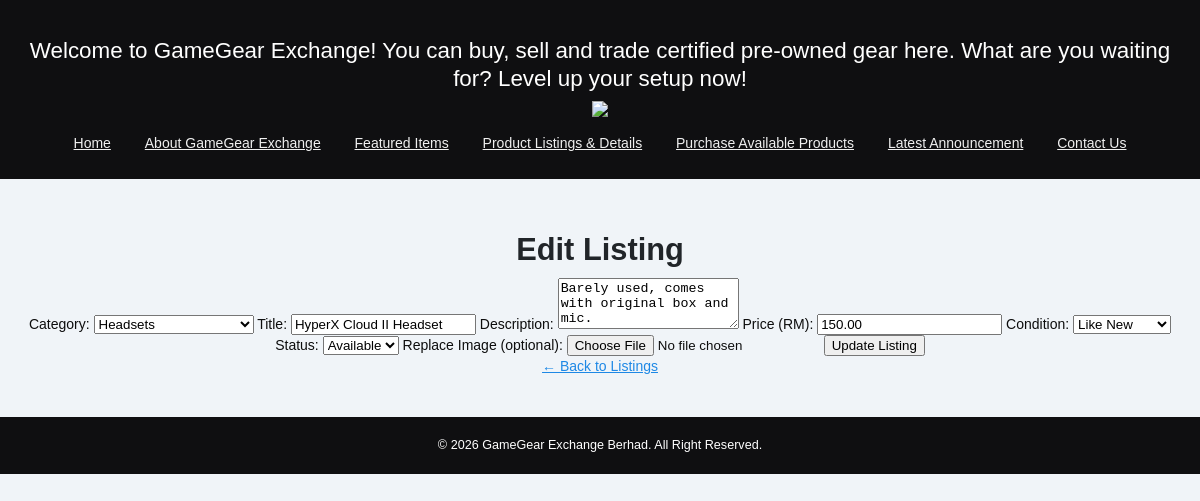
The page /gamegear/listings/edit.php?id=3 on the database its author committed.
### tables this page shows
CREATE TABLE listings (
    listing_id INT AUTO_INCREMENT PRIMARY KEY,
    seller_id INT NULL,
    category_id INT NOT NULL,
    title VARCHAR(150) NOT NULL,
    description TEXT,
    price DECIMAL(10,2) NOT NULL,
    item_condition ENUM('New','Like New','Used - Good','Used - Fair') NOT NULL DEFAULT 'Used - Good',
    image_path VARCHAR(255),
    status ENUM('Available','Sold') NOT NULL DEFAULT 'Available',
    is_featured TINYINT(1) NOT NULL DEFAULT 0,
    views INT NOT NULL DEFAULT 0,
    created_at TIMESTAMP DEFAULT CURRENT_TIMESTAMP,
    FOREIGN KEY (seller_id) REFERENCES users(user_id) ON DELETE SET NULL,
    FOREIGN KEY (category_id) REFERENCES categories(category_id)
);

### gamegear/listings/edit.php (the view, shortened to what this page needs)
<?php include('../includes/db.php'); ?>
<!DOCTYPE html>
<html lang="en">
<head>
    <link rel="stylesheet" href="../style/style.css">
</head>
<body>
    <?php include('../content/header.php'); ?>
    <?php include('../content/navigation.php'); ?>
    <div id="contentWrapper">
        <h1>Edit Listing</h1>
        <?php
        if (!isset($_GET['id']) || !is_numeric($_GET['id'])) {
            echo "<p>No listing selected. <a href='index.php'>Back to Listings</a></p>";
        } else {
            $id = $_GET['id'];
            $stmt = mysqli_prepare($conn, "SELECT * FROM listings WHERE listing_id = ?");
            mysqli_stmt_bind_param($stmt, "i", $id);
            mysqli_stmt_execute($stmt);
            $result = mysqli_stmt_get_result($stmt);
            $listing = mysqli_fetch_assoc($result);
            if ($listing) {
                ?>
                <form action="edit.php?id=<?php echo $id; ?>" method="post" enctype="multipart/form-data">
                    <label for="category_id">Category:</label>
                    <select name="category_id" id="category_id">
                        <?php
                        $cat_result = mysqli_query($conn, "SELECT * FROM categories");
                        while ($cat = mysqli_fetch_assoc($cat_result)) {
                            $selected = ($cat['category_id'] == $listing['category_id']) ? "selected" : "";
                            echo "<option value='" . $cat['category_id'] . "' $selected>" . htmlspecialchars($cat['category_name']) . "</option>";
                        }
                        ?>
                    </select>
                    <label for="title">Title:</label>
                    <input type="text" name="title" id="title" value="<?php echo htmlspecialchars($listing['title']); ?>" required>
                    <label for="description">Description:</label>
                    <textarea name="description" id="description" rows="3"><?php echo htmlspecialchars($listing['description']); ?></textarea>
                    <label for="price">Price (RM):</label>
                    <input type="number" step="0.01" name="price" id="price" value="<?php echo $listing['price']; ?>" required>
                    <label for="item_condition">Condition:</label>
                    <select name="item_condition" id="item_condition">
                        <?php
                        $conditions = array('New', 'Like New', 'Used - Good', 'Used - Fair');
                        foreach ($conditions as $c) {
                            $selected = ($c == $listing['item_condition']) ? "selected" : "";
                            echo "<option value='$c' $selected>$c</option>";
                        }
                        ?>
                    </select>
                    <label for="status">Status:</label>
                    <select name="status" id="status">
                        <option value="Available" <?php echo ($listing['status'] == 'Available') ? 'selected' : ''; ?>>Available</option>
                    </select>
                    <label for="image">Replace Image (optional):</label>
                    <input type="file" name="image" id="image" accept="image/*">
                    <button type="submit" name="update_listing" class="button">Update Listing</button>
                </form>
                <?php
            } else {
                echo "<p>Listing not found.</p>";
            }
        }
        ?>
        <a href="index.php">&larr; Back to Listings</a>
    </div>
    <?php include('../content/footer.php'); ?>
</body>
</html>

### gamegear/content/header.php
<?php
if (!isset($pageTitle)) {
	$pageTitle = "Welcome to GameGear Exchange! You can buy, sell and trade certified pre-owned gear here. What are you waiting for? Level up your setup now!";
}
?>
<header id="pageHeader">
	<h1><?php echo $pageTitle; ?></h1>
	<img src="http://localhost/gamegear/images/header.jpg" width="100%">
</header>

### gamegear/content/navigation.php
<nav id="topNavigation">
	<ul>
		<li><a href="/gamegear/">Home</a></li>
		<li><a href="/gamegear/about/">About GameGear Exchange</a></li>
		<li><a href="/gamegear/feature/">Featured Items</a></li>
		<li><a href="/gamegear/listings/index.php">Product Listings & Details</a></li>
		<li><a href="/gamegear/purchase/purchase.php">Purchase Available Products</a></li>
		<li><a href="/gamegear/news/">Latest Announcement</a></li>
		<li><a href="/gamegear/contact/">Contact Us</a></li>
	</ul>
</nav>

### gamegear/content/footer.php
<footer id ="pageFooter">
  &copy; <?php echo date('Y'); ?> GameGear Exchange Berhad. All Right Reserved.
</footer>

### gamegear/style/style.css (style rules this page uses)
body { color: rgb(13,13,13); background-color: rgb(240,244,248); font-family: Helvetica, Arial, sans-serif; font-size: 14px; line-height: 1.5em; margin: 0px 0px 0px 0px; padding: 0px 0px 0px 0px; }
#topNavigation { color: rgb(255,255,255); background-color: rgb(15,15,17); font-weight: normal; text-align: center; margin: 0px 0px 0px 0px; padding: 10px 18px 25px 18px; }
#topNavigation ul { list-style-type: none; margin: 0px 0px 0px 0px; padding: 0px 0px 0px 0px; }
#topNavigation li { display: inline-block; margin: 0px 15px; }
#pageFooter { color: rgb(255,255,255); background-color: rgb(15,15,17); font-size: 0.9em; text-align: center; margin: 0px 0px 0px 0px; padding: 18px 18px 18px 18px; border-top: none; }
h1,h2,h3,h4,h5,h6 { color: rgb(33, 37, 41); font-weight: bold; line-height: 1.25em; }
h1 { font-size: 2.2em; margin: 12px 0px 8px 0px; padding: 0px 0px 0px 0px; }
a, a:link, a:visited, a:hover { color: rgb(30, 136, 229); }
nav a, nav a:link, nav a:visited { color: rgb(240, 240, 240); }
#pageHeader { background-color: rgb(15,15,17); text-align: center; margin: 0px 0px 0px 0px; padding: 25px 18px 0px 18px; }
#pageHeader h1 { color: rgb(255,255,255); font-size: 1.6em; font-weight: normal; }
#contentWrapper { background-color: rgb(240,244,248); text-align: center; margin: 0px auto; padding: 40px 18px 40px 18px; }

### rows shown on the page
listings: title "HyperX Cloud II Headset", description "Barely used, comes with original box and mic.", price "150.00", status "Available"

### other values the page prints
$pageTitle "Welcome to GameGear Exchange! You can buy, sell and trade certified pre-owned gear here. What are you waiting for? Level up your setup now!"
form field category_id "Headsets"
form field item_condition "Like New"
